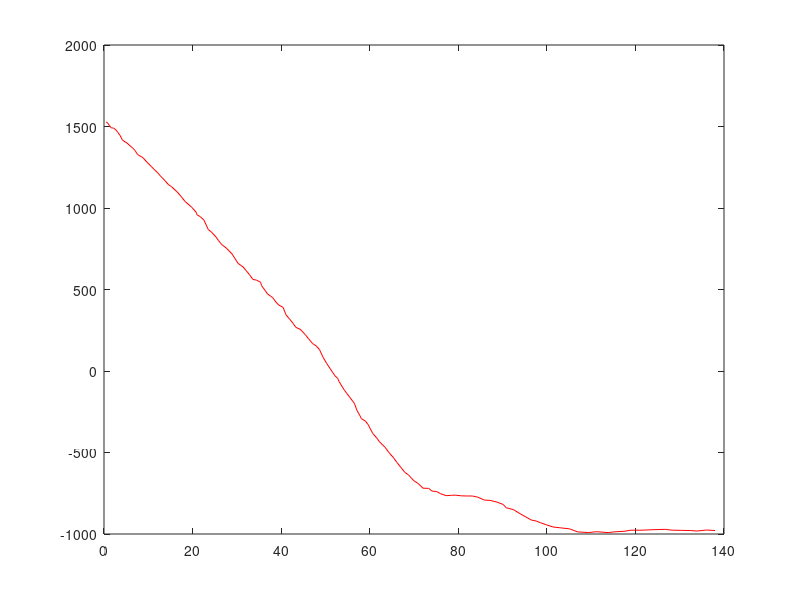
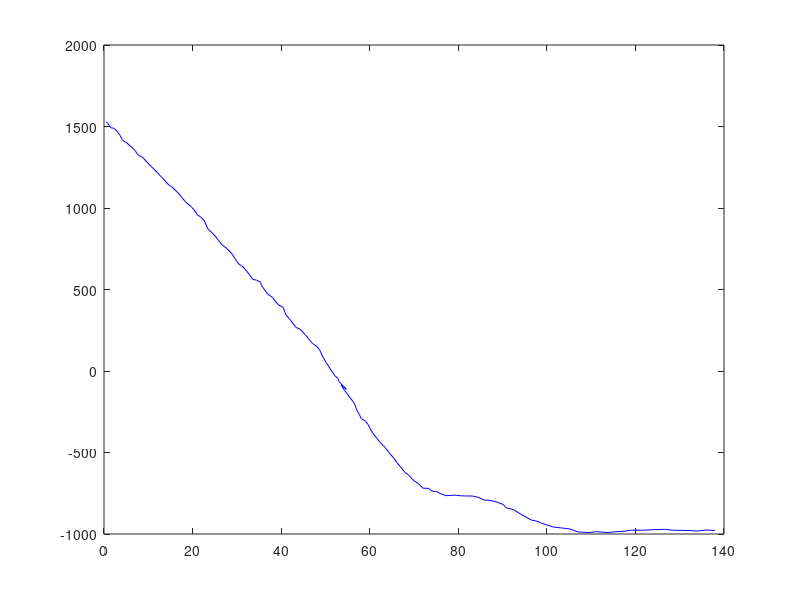
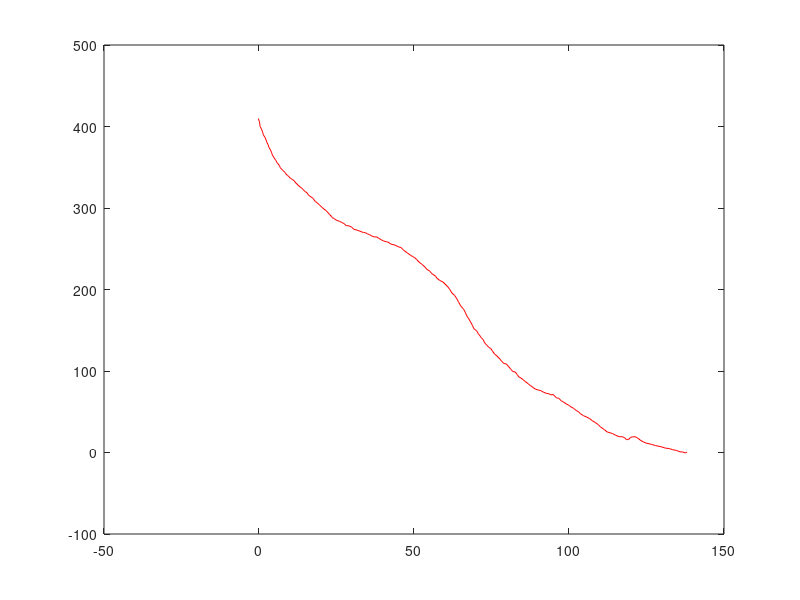
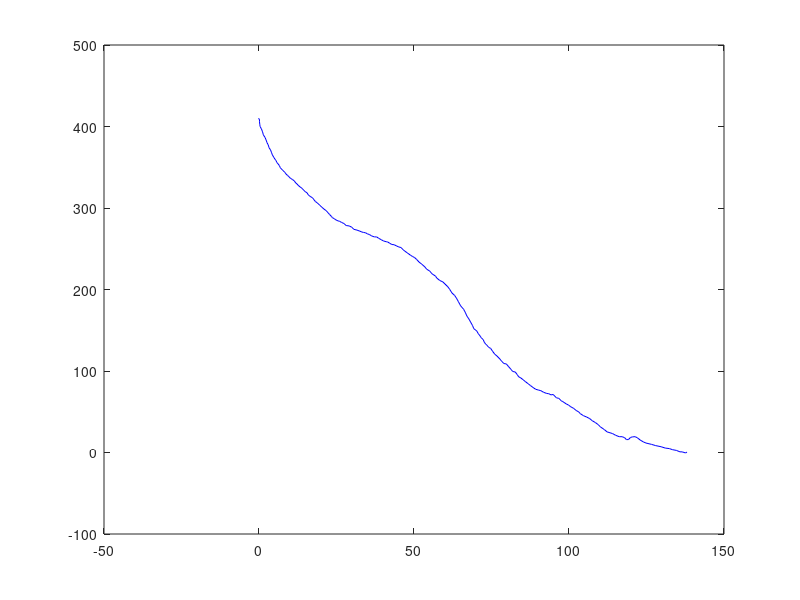

MATLAB code for these plots, in order:
%% read in digitized measurement data and truncate it%%
clear all;close all;clc;
%%
tArray = [];
dt = 0.2;
tf = 150;
iter = 0;
for t = 0 : dt : tf
    iter = iter + 1;
    tArray = [tArray t];
end
tArray = tArray';
load('Range_vs_Time.mat')
Time_R = Range_vs_Time(:,1); %Time sec
Range = Range_vs_Time(:,2); %Range ft
clear indx
for ii = 1: length(tArray)
    indx1 = find(tArray(ii) >= Time_R);
    indx2 = find(Time_R >= tArray(ii));
    try
        indx = find(indx1 == indx2);
    end
    try
        indx = indx1(end);
        Time_R_trunc(ii,:) = Time_R(indx,:);
        Range_trunc(ii,:) = Range(indx,:);
    end
end
iter = 0;
for ii = 1: length(Time_R_trunc)
    if Time_R_trunc(ii) == 0
        iter = iter + 1;
    end
end
for ii = 1: length(Time_R_trunc)-iter
    Time_R_trunc(ii) = Time_R_trunc(iter+ii);
    Range_trunc(ii) = Range_trunc(iter+ii);
end
figure; plot(Time_R_trunc,Range_trunc,'r-'); ...hold on; 
    figure; plot(Time_R,Range,'b-')

%%
tArray = [];
dt = 0.2;
tf = 150;
iter = 0;
for t = 0 : dt : tf
    iter = iter + 1;
    tArray = [tArray t];
end
tArray = tArray';
load('Altitude_vs_Time.mat')
Time_A = Altitude_vs_Time(:,1); %Time sec
Alt = Altitude_vs_Time(:,2); %Altitude ft
clear indx
for ii = 1: length(tArray)
    indx1 = find(tArray(ii) >= Time_A);
    indx2 = find(Time_A >= tArray(ii));
    try
        indx = find(indx1 == indx2);
    end
    try
        indx = indx1(end);
        Time_A_trunc(ii,:) = Time_A(indx,:);
        Alt_trunc(ii,:) = Alt(indx,:);
    end
end
iter = 0;
for ii = 1: length(Time_A_trunc)
    if Time_A_trunc(ii) == 0
        iter = iter + 1;
    end
end
for ii = 1: length(Time_A_trunc)-iter
    Time_A_trunc(ii) = Time_A_trunc(iter+ii);
    Alt_trunc(ii) = Alt_trunc(iter+ii);
end
figure; plot(Time_A_trunc,Alt_trunc,'r-'); ...hold on; 
    figure; plot(Time_A,Alt,'b-')
%%
tArray = [];
dt = 0.2;
tf = 150;
iter = 0;
for t = 0 : dt : tf
    iter = iter + 1;
    tArray = [tArray t];
end
tArray = tArray';
load('Pitch_vs_Time.mat')
Time_P = Pitch_vs_Time(:,1); %Time sec
Pitch = Pitch_vs_Time(:,2); %Pitch rad
clear indx
for ii = 1: length(tArray)
    indx1 = find(tArray(ii) >= Time_P);
    indx2 = find(Time_P >= tArray(ii));
    try
        indx = find(indx1 == indx2);
    end
    try
        indx = indx1(end);
        Time_P_trunc(ii,:) = Time_P(indx,:);
        Pitch_trunc(ii,:) = Pitch(indx,:);
    end
end
iter = 0;
for ii = 1: length(Time_P_trunc)
    if Time_P_trunc(ii) == 0
        iter = iter + 1;
    end
end
for ii = 1: length(Time_P_trunc)-iter
    Time_P_trunc(ii) = Time_P_trunc(iter+ii);
    Pitch_trunc(ii) = Pitch_trunc(iter+ii);
end

figure; plot(Time_P_trunc,Pitch_trunc,'r-');...hold on; 
figure; plot(Time_P,Pitch,'b-')

%%
tArray = [];
dt = 0.2;
tf = 150;
iter = 0;
for t = 0 : dt : tf
    iter = iter + 1;
    tArray = [tArray t];
end
tArray = tArray';
load('Thrust_vs_TimefromIgnition.mat')
Time_T = Thrust_vs_TimefromIgnition(:,1)*60; %Time sec
Thrust = Thrust_vs_TimefromIgnition(:,2); %Thrust lbf

indxT = find(Time_T > 550);

for ii = 1:(length(Time_T)-indxT(1))
    Time_T_trunc1(ii,:) = Time_T(indxT(1)+ii);
    Thrust_trunc1(ii,:) = Thrust(indxT(1)+ii);
end

Time_T_trunc1 = Time_T_trunc1-Time_T_trunc1(1);

clear indx
for ii = 1: length(tArray)
    indx1 = find(tArray(ii) >= Time_T_trunc1);
    indx2 = find(Time_T_trunc1 >= tArray(ii));
    try
        indx = find(indx1 == indx2);
    end
    try
        indx = indx1(end);
        Time_T_trunc(ii,:) = Time_T_trunc1(indx,:);
        Thrust_trunc(ii,:) = Thrust_trunc1(indx,:);
    end
end

figure; plot(Time_T_trunc,Thrust_trunc,'r-o');...hold on; 
figure; plot(Time_T,Thrust,'b-o')


%%
tArray = [];
dt = 0.2;
tf = 150;
iter = 0;
for t = 0 : dt : tf
    iter = iter + 1;
    tArray = [tArray t];
end
tArray = tArray';
load('AltRate_vs_Time.mat')
Time_AR = AltRate_vs_Time(:,1); %Time sec
AltRate = AltRate_vs_Time(:,2); %AltRate ft/sec
clear indx
for ii = 1: length(tArray)
    indx1 = find(tArray(ii) >= Time_AR);
    indx2 = find(Time_AR >= tArray(ii));
    try
        indx = find(indx1 == indx2);
    end
    try
        indx = indx1(end);
        Time_AR_trunc(ii,:) = Time_AR(indx,:);
        AltRate_trunc(ii,:) = AltRate(indx,:);
    end
end
iter = 0;
for ii = 1: length(Time_AR_trunc)
    if Time_AR_trunc(ii) == 0
        iter = iter + 1;
    end
end
for ii = 1: length(Time_AR_trunc)-iter
    Time_AR_trunc(ii) = Time_AR_trunc(iter+ii);
    AltRate_trunc(ii) = AltRate_trunc(iter+ii);
end
figure; plot(Time_AR_trunc,AltRate_trunc,'r-'); ...hold on; 
    figure; plot(Time_AR,AltRate,'b-')

%%
tArray = [];
dt = 0.2;
tf = 150;
iter = 0;
for t = 0 : dt : tf
    iter = iter + 1;
    tArray = [tArray t];
end
tArray = tArray';
load('AltAccel_vs_Time.mat')
Time_AA = AltAccel_vs_Time(:,1); %Time sec
AltAccel = AltAccel_vs_Time(:,2); %AltAccel ft/sec
clear indx
for ii = 1: length(tArray)
    indx1 = find(tArray(ii) >= Time_AA);
    indx2 = find(Time_AA >= tArray(ii));
    try
        indx = find(indx1 == indx2);
    end
    try
        indx = indx1(end);
        Time_AA_trunc(ii,:) = Time_AA(indx,:);
        AltAccel_trunc(ii,:) = AltAccel(indx,:);
    end
end
iter = 0;
for ii = 1: length(Time_AA_trunc)
    if Time_AA_trunc(ii) == 0
        iter = iter + 1;
    end
end
for ii = 1: length(Time_AA_trunc)-iter
    Time_AA_trunc(ii) = Time_AA_trunc(iter+ii);
    AltAccel_trunc(ii) = AltAccel_trunc(iter+ii);
end
figure; plot(Time_AA_trunc,AltAccel_trunc,'r-'); ...hold on; 
    figure; plot(Time_AA,AltAccel,'b-')

%%
tArray = [];
dt = 0.2;
tf = 150;
iter = 0;
for t = 0 : dt : tf
    iter = iter + 1;
    tArray = [tArray t];
end
tArray = tArray';
load('RangeAccel_vs_Time.mat')
Time_RA = RangeAccel_vs_Time(:,1); %Time sec
RangeAccel = RangeAccel_vs_Time(:,2); %RangeAccel ft/sec
clear indx
for ii = 1: length(tArray)
    indx1 = find(tArray(ii) >= Time_RA);
    indx2 = find(Time_RA >= tArray(ii));
    try
        indx = find(indx1 == indx2);
    end
    try
        indx = indx1(end);
        Time_RA_trunc(ii,:) = Time_RA(indx,:);
        RangeAccel_trunc(ii,:) = RangeAccel(indx,:);
    end
end
iter = 0;
for ii = 1: length(Time_RA_trunc)
    if Time_RA_trunc(ii) == 0
        iter = iter + 1;
    end
end
for ii = 1: length(Time_RA_trunc)-iter
    Time_RA_trunc(ii) = Time_RA_trunc(iter+ii);
    RangeAccel_trunc(ii) = RangeAccel_trunc(iter+ii);
end
figure; plot(Time_RA_trunc,RangeAccel_trunc,'r-'); ...hold on; 
    figure; plot(Time_RA,RangeAccel,'b-')

%%

save('Time_T_trunc.mat', 'Time_T_trunc');
save('Thrust_trunc.mat', 'Thrust_trunc');

save('Time_P_trunc.mat', 'Time_P_trunc');
save('Pitch_trunc.mat', 'Pitch_trunc');

save('Time_A_trunc.mat', 'Time_A_trunc');
save('Alt_trunc.mat', 'Alt_trunc');

save('Time_AR_trunc.mat', 'Time_AR_trunc');
save('AltRate_trunc.mat', 'AltRate_trunc');

save('Time_AA_trunc.mat', 'Time_AA_trunc');
save('AltAccel_trunc.mat', 'AltAccel_trunc');

save('Time_R_trunc.mat', 'Time_R_trunc');
save('Range_trunc.mat', 'Range_trunc');

save('Time_RA_trunc.mat', 'Time_RA_trunc');
save('RangeAccel_trunc.mat', 'RangeAccel_trunc');

